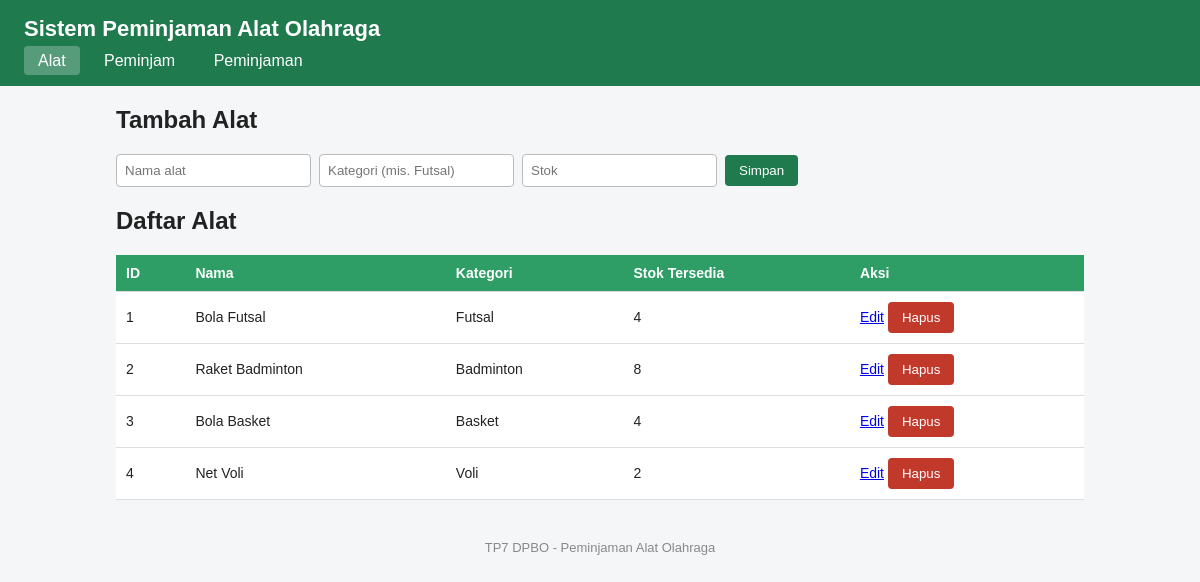
The page / on the database its author committed.
### tables this page shows
CREATE TABLE equipment (
    id INT AUTO_INCREMENT PRIMARY KEY,
    name VARCHAR(100) NOT NULL,
    category VARCHAR(50) NOT NULL,
    stock INT NOT NULL DEFAULT 0
);

### index.php (called while the page is built, shortened)
<?php
require_once 'class/Equipment.php';
$db = (new Database())->getConnection();
$equipment = new Equipment($db);
$page = $_GET['page'] ?? 'equipment';
$editData = null;
include 'view/header.php';
include 'view/' . $page . '.php';
include 'view/footer.php';

### class/Equipment.php (called while the page is built, shortened)
<?php
class Equipment
{
    private $db;
    public function __construct($db)
    {
        $this->db = $db;
    }
    public function getAllEquipment() {
        $stmt = $this->db->prepare("SELECT * FROM equipment ORDER BY id ASC");
        $stmt->execute();
        return $stmt->fetchAll();
    }
}

### view/equipment.php (the view, shortened to what this page needs)
<h2><?= $editData ? 'Edit Alat' : 'Tambah Alat' ?></h2>
<form method="post" action="index.php?page=equipment">
    <input type="text" name="name" placeholder="Nama alat" required value="<?= e($editData['name'] ?? '') ?>">
    <input type="text" name="category" placeholder="Kategori (mis. Futsal)" required value="<?= e($editData['category'] ?? '') ?>">
    <input type="number" name="stock" placeholder="Stok" min="0" required value="<?= e($editData['stock'] ?? '') ?>">
    <button type="submit"><?= $editData ? 'Update' : 'Simpan' ?></button>
</form>
<h2>Daftar Alat</h2>
<table>
    <tr><th>ID</th><th>Nama</th><th>Kategori</th><th>Stok Tersedia</th><th>Aksi</th></tr>
    <?php foreach ($equipment->getAllEquipment() as $row): ?>
    <tr>
        <td><?= e($row['id']) ?></td>
        <td><?= e($row['name']) ?></td>
        <td><?= e($row['category']) ?></td>
        <td><?= e($row['stock']) ?></td>
        <td>
            <a href="index.php?page=equipment&edit=<?= e($row['id']) ?>">Edit</a>
            <form method="post" action="index.php?page=equipment" class="inline" onsubmit="return confirm('Hapus alat ini?')">
                <button type="submit" class="danger">Hapus</button>
            </form>
        </td>
    </tr>
    <?php endforeach; ?>
</table>

### view/header.php (shortened to what this page needs)
<?php
function e($v) { return htmlspecialchars((string)$v, ENT_QUOTES, 'UTF-8'); }
?>
<!DOCTYPE html>
<html lang="id">
<head>
    <link rel="stylesheet" href="style.css">
</head>
<body>
<header>
    <h1>Sistem Peminjaman Alat Olahraga</h1>
    <nav>
        <a href="index.php?page=equipment" class="<?= $page === 'equipment' ? 'active' : '' ?>">Alat</a>
        <a href="index.php?page=borrowers" class="<?= $page === 'borrowers' ? 'active' : '' ?>">Peminjam</a>
        <a href="index.php?page=loans" class="<?= $page === 'loans' ? 'active' : '' ?>">Peminjaman</a>
    </nav>
</header>
<main>

### view/footer.php (shortened to what this page needs)
</main>
<footer>TP7 DPBO - Peminjaman Alat Olahraga</footer>
</body>
</html>

### style.css (style rules this page uses)
* { box-sizing: border-box; }
body { font-family: Arial, sans-serif; margin: 0; background: #f4f6f8; color: #222; }
header { background: #1f7a4d; color: #fff; padding: 16px 24px; }
header h1 { margin: 0 0 10px; font-size: 22px; }
nav a { color: #fff; text-decoration: none; padding: 6px 14px; border-radius: 4px; margin-right: 6px; }
nav a.active, nav a:hover { background: rgba(255,255,255,.25); }
main { max-width: 1000px; margin: 20px auto; padding: 0 16px; }
form { margin-bottom: 20px; display: flex; flex-wrap: wrap; gap: 8px; align-items: center; }
form.inline { display: inline; margin: 0; }
input, select { padding: 8px; border: 1px solid #bbb; border-radius: 4px; }
button { padding: 8px 14px; background: #1f7a4d; color: #fff; border: 0; border-radius: 4px; cursor: pointer; }
button.danger { background: #c0392b; }
table { width: 100%; border-collapse: collapse; background: #fff; }
th, td { padding: 10px; border-bottom: 1px solid #ddd; text-align: left; font-size: 14px; }
th { background: #2e9e66; color: #fff; }
footer { text-align: center; color: #888; padding: 20px; font-size: 13px; }

### rows shown on the page
equipment: id "1", name "Bola Futsal", category "Futsal", stock "4"
equipment: id "2", name "Raket Badminton", category "Badminton", stock "8"
equipment: id "3", name "Bola Basket", category "Basket", stock "4"
equipment: id "4", name "Net Voli", category "Voli", stock "2"
